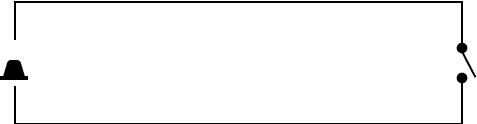
#> input picture rsudp_test/img/alert_popup/relay-open.png, 477 x 124 px, found by its file name
$ python plt-relay-switch-ui.py
#> lines starting #> are read from the running program, lines starting #| are printed output that depends on the picture
import matplotlib.image as mpimg
import matplotlib.pyplot as plt
from matplotlib.widgets import Button
from matplotlib import use
from matplotlib import rcParams
rcParams['toolbar'] = 'None'

use('Qt5Agg')
plt.ion()

# border_states
CLOSED_YELLOW = 'closed-yellow'
CLOSED_RED = 'closed-red'
OPEN = 'open'

IMAGE_LOCS = {
  'closed-yellow': './images/relay-closed-yellow.png',
  'closed-red': './images/relay-closed-red.png',
  'open': './images/relay-open.png',
}

def _clean_axis(ax):
  ax.xaxis.set_tick_params(labelbottom=False)
  ax.yaxis.set_tick_params(labelleft=False)

  # Hide X and Y axes tick marks
  ax.set_xticks([])
  ax.set_yticks([])

  # hide spines
  ax.spines['top'].set_visible(False)
  ax.spines['right'].set_visible(False)
  ax.spines['left'].set_visible(False)
  ax.spines['bottom'].set_visible(False)

def _show_border(ax, border_state):
  # Load the SVG image using mpimg
#> called with border_state = 'open'
  image_loc = IMAGE_LOCS[border_state]
  image = mpimg.imread(image_loc)
#> image is the input picture: shape (124, 477, 4) float32; mean R, G, B, A 0, 0, 0, 0.0383

  # Calculate the desired width and height for resizing
  desired_width = 100  # Set your desired width in pixels
  aspect_ratio = image.shape[1] / image.shape[0]
#> aspect_ratio = 3.85
  desired_height = desired_width / aspect_ratio
#> desired_height = 26

  # Plot the resized image on the axes
  ax.imshow(image, interpolation='bilinear', extent=(0, desired_width, 0, desired_height))

def show_hide_items(items_to_hide=[], items_to_show=[], event=None):
  print('Event: ', str(event))
  for item in items_to_hide:
    item.set_visible(False)
    item.set_zorder(0) # send backward

  for item in items_to_show:
    item.set_visible(True)
    item.set_zorder(10) # send forward

def create_step_1_elements(fig):
  '''
  Step 1: Inform the instrument operator that the relay status is ON
          - Show a button to turn off the relay module.
          - Note that the button's click handler is NOT in this function.
  '''

  # Create the border (the image)
  border_ax = fig.add_subplot(211)
  border_ax.set_facecolor('#EEEEEE')
  border_ax.set_position([0.25, 0, 0.5, 0.5])
  _clean_axis(border_ax)
  _show_border(border_ax, CLOSED_RED)

  # Section title and subtitle
  section_title = fig.text(0.31, 0.275, 'Relay Status: ON', ha='left', va='center', fontsize=14, color='#B80303', weight="bold")
  section_subtitle = fig.text(0.31, 0.215, 'IoT systems activated.', ha='left', va='center', fontsize=10, color='#000000')

  # Create button axis
  step_1_btn_ax = fig.add_axes([0.575, 0.1875, 0.125, 0.055])  # Adjust the values as per your desired position and size
  _clean_axis(step_1_btn_ax)

  # Create button. Clicking this should show "Step 2"
  step_1_btn = Button(ax=step_1_btn_ax, label='Turn off', color='#B80303', hovercolor='#980505')
  step_1_btn.label.set_color('white')
  step_1_btn.label.set_weight('bold')

  # Compile section elements
  step_1_elements = [border_ax, section_title, section_subtitle, step_1_btn_ax]
  return step_1_elements, step_1_btn

def create_step_2_elements(fig):
  '''
  Step 2: Confirm with the instrument operator that they want to turn off the relay module.
          - Show two button
            - Button A: Yes, turn it off
            - Button B: No, keep it on
          - Note that the buttons' click handlers are NOT in this function.
  '''

  # Create the border (the image)
  step_2_ax = fig.add_subplot(212)
  step_2_ax.set_facecolor('#EEEEEE')
  step_2_ax.set_position([0.25, 0, 0.5, 0.5])
  _clean_axis(step_2_ax)
  _show_border(step_2_ax, CLOSED_RED)
#> call 2 of _show_border, with border_state = 'closed-red'
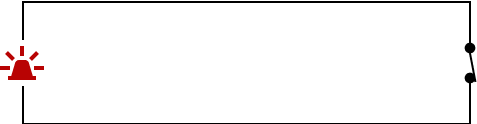
#> input picture images/relay-closed-red.png, 477 x 124 px
#> in _show_border, image is the input picture: shape (124, 477, 4) float32; mean R, G, B, A 0.00756, 0.000122, 0.000122, 0.0416

  # Section title (question)
  step_2_text_1 = fig.text(0.31, 0.275, 'Turn off Relay Module?', ha='left', va='center', fontsize=14, color='#B80303', weight="bold")

  # Create Button A axis
  step_2_btn_a_ax = fig.add_axes([0.31, 0.1875, 0.19, 0.055])  # Adjust the values as per your desired position and size
  _clean_axis(step_2_btn_a_ax)

  # Create Button A. Clicking this should show "Step 3" - action not provided in this function
  step_2_btn_a = Button(ax=step_2_btn_a_ax, label='Yes, turn it off', color='#D9D9D9', hovercolor='#C7C7C7')
  step_2_btn_a.label.set_color('#303030')
  step_2_btn_a.label.set_weight('bold')

  step_2_btn_b_ax = fig.add_axes([0.5225, 0.1875, 0.19, 0.055])  # Adjust the values as per your desired position and size
  _clean_axis(step_2_btn_b_ax)

  # Create Button B. Clicking this should show "Step 1" again - - action not provided in this function
  step_2_btn_b = Button(ax=step_2_btn_b_ax, label='No, keep it on', color='#B80303', hovercolor='#980505')
  step_2_btn_b.label.set_color('white')
  step_2_btn_b.label.set_weight('bold')

  # Compile section elements
  step_2_elements = [step_2_ax, step_2_text_1, step_2_btn_a_ax, step_2_btn_b_ax]
  return step_2_elements, step_2_btn_a, step_2_btn_b

def create_step_3_elements(fig):
  '''
  Step 3: Inform the instrument operator that the relay status is OFF
          - In this state, the operator cannot click any button.
          - In order for the relay module to turn on, the STA/LTA Threshold should
            again be breached. Only the turning off action can be done manually.
  '''

  # Create the border (the image)
  step_3_ax = fig.add_subplot(222)
  step_3_ax.set_facecolor('#EEEEEE')
  step_3_ax.set_position([0.26, 0, 0.5, 0.5])
  _clean_axis(step_3_ax)
  _show_border(step_3_ax, OPEN)

  # Section title and subtitle
  # step_3_text_1 = fig.text(0.31, 0.275, 'Relay Status: OFF', ha='left', va='center', fontsize=14, color='#000000', weight="bold")
  # step_3_text_2 = fig.text(0.31, 0.215, 'IoT systems deactivated.', ha='left', va='center', fontsize=10, color='#000000')
  step_3_text_1 = fig.text(0.31, 0.275, 'Relay Status: DISABLED', ha='left', va='center', fontsize=14, color='#000000', weight="bold")
  step_3_text_2 = fig.text(0.31, 0.215, 'Module disabled in your settings file.', ha='left', va='center', fontsize=10, color='#000000')

  # Compile section elements
  step_3_elements = [step_3_ax, step_3_text_1, step_3_text_2]
  return step_3_elements

def show_figure():
  # Create a figure and axes
  fig = plt.figure(facecolor='#EEEEEE')

  # START - STEP 3
  step_3_elements = create_step_3_elements(fig)
  show_hide_items(items_to_hide=step_3_elements)

  # START - STEP 2
  step_2_elements, step_2_btn_a, step_2_btn_b = create_step_2_elements(fig)
  show_hide_items(items_to_hide=step_2_elements)

  # START - STEP 1
  step_1_elements, step_1_btn = create_step_1_elements(fig)
  show_hide_items(items_to_show=step_1_elements) # NOTE: instead of hiding, we're showing, unlike in step 3 and 2

  # START - ACTIONS: Set up lambda functions and pass the required arguments
  step_1_btn.on_clicked(lambda event: show_hide_items(items_to_hide=step_1_elements, items_to_show=step_2_elements, event=event))
  step_2_btn_a.on_clicked(lambda event: show_hide_items(items_to_hide=step_2_elements, items_to_show=step_3_elements, event=event))
  step_2_btn_b.on_clicked(lambda event: show_hide_items(items_to_hide=step_2_elements, items_to_show=step_1_elements, event=event))

  # Show the plot
  fig.canvas.start_event_loop(10)


show_figure()
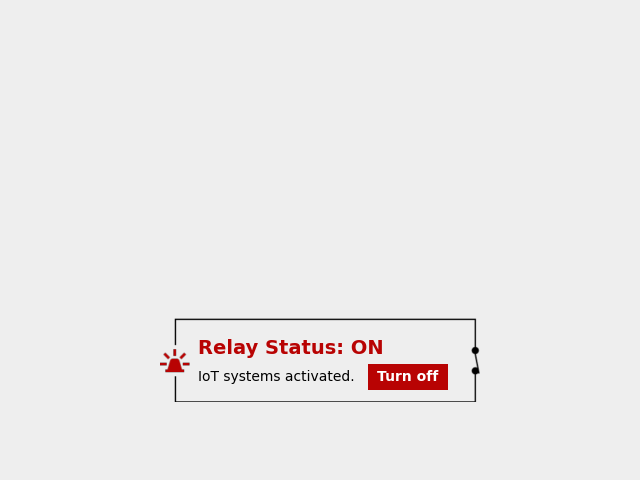
#> figure drawn by matplotlib, 1 panel
